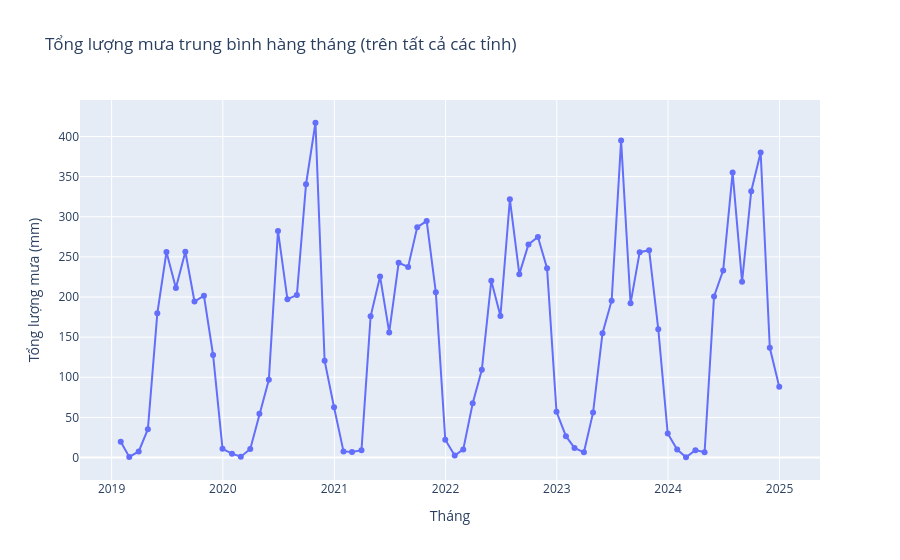

The notebook cell this image was saved under:
### Markdown cell above
## Tổng lượng mưa trung bình hàng tháng (trên tất cả các tỉnh)

### Code cell
monthly = (
    raw_df.set_index("date")
    .groupby("province")["precipitation"]
    .resample("M")
    .sum()
    .reset_index()
)
monthly_total = monthly.groupby("date")["precipitation"].mean()

fig = px.line(
    monthly_total.reset_index(),
    x="date",
    y="precipitation",
    markers=True,
    title="Tổng lượng mưa trung bình hàng tháng (trên tất cả các tỉnh)",
    labels={"date": "Tháng", "precipitation": "Tổng lượng mưa (mm)"},
)
fig.show()
